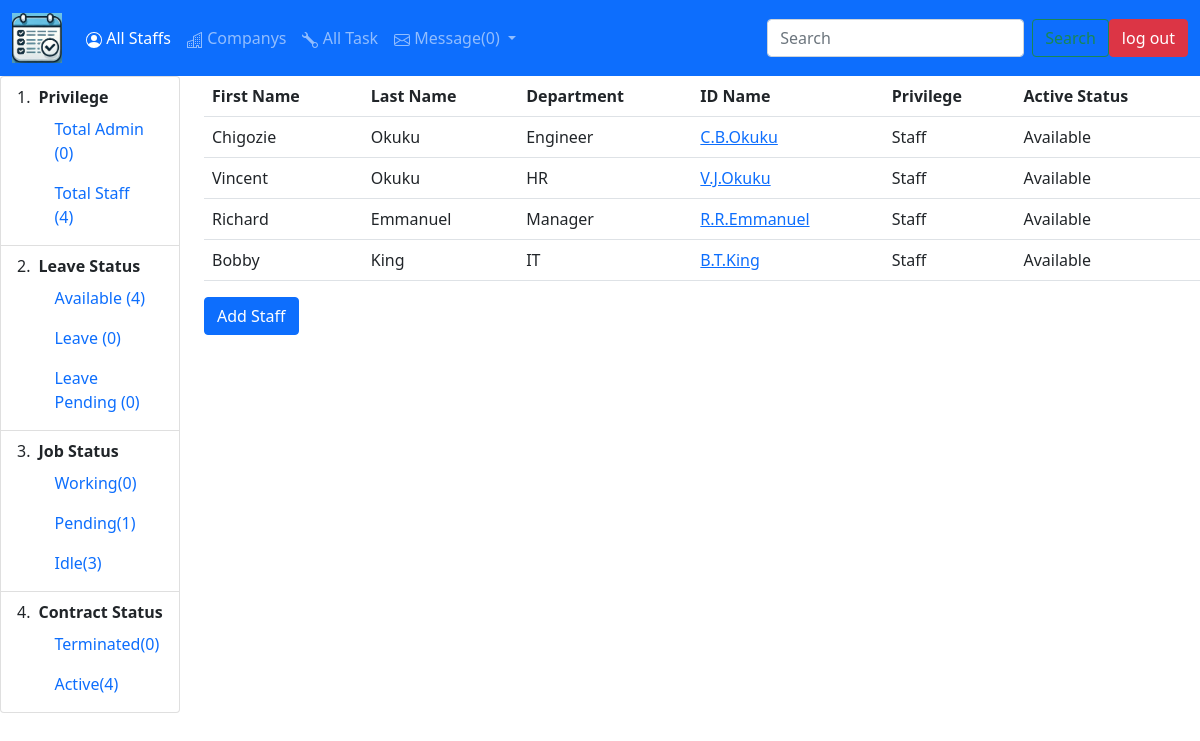
Page /all-staffs/None (signed in) on the committed database.
### main.py (models this page shows)
class User(db.Model, UserMixin):
    __tablename__ = 'users'
    id = db.Column(db.Integer, primary_key=True)
    email = db.Column(db.String(30), unique=True, nullable=False)
    position = db.Column(db.String(30),  nullable=False)
    privilege = db.Column(db.String(30),  nullable=False)
    first_name = db.Column(db.String(30),  nullable=False)
    middle_name = db.Column(db.String(30))
    last_name = db.Column(db.String(30),  nullable=False)
    id_name = db.Column(db.String(30),  nullable=False)
    picture = db.Column(db.String(30), default='profilepic.png')
    password = db.Column(db.String(30), nullable=False)
    calendar = relationship("Calendar", back_populates='staff', lazy='subquery')
    contract = db.Column(db.String(30), nullable=False)
    pending = db.Column(db.String(30))
    working = db.Column(db.String(30))
    reject = db.Column(db.String(30))
    comment = relationship("Comment", back_populates='author_name', lazy='subquery')

class Calendar(db.Model):
    __tablename__ = 'calendar'
    id = db.Column(db.Integer, primary_key=True)
    staff_id = db.Column(db.Integer, db.ForeignKey('users.id'))
    staff = relationship("User", back_populates='calendar', lazy='subquery')
    reason = db.Column(db.String(500))
    status = db.Column(db.String(30), nullable=False)
    start = db.Column(db.String(30))
    stop = db.Column(db.String(30))

### main.py (the view, shortened to what this page needs)
@app.route('/all-staffs/<category>', methods=['POST', 'GET'])
@login_required
@admin_only
def all_staffs(category):
    with app.app_context():
        data1 = db.session.query(User).filter(User.id != 1)
        for staff in data1:
            update = leave_calculator(staff)
            if update:
                db.session.add(update)
        db.session.commit()
        data1 = db.session.query(User).filter(User.id != 1)
    details = all_staff_stats(data1)
    if category != "None":
        data1 = details[category][0]
    return render_template('all_staffs.html', staffs=data1, webpage='staff', num_mail=mail_counter(), details=details)

### main.py (called while the page is built)
@login_manager.user_loader
def load_user(user_id):
    return db.get_or_404(User, user_id)

def mail_counter():
    messages = db.session.query(Messages).all()
    messages = [message for message in messages if message.receiver == current_user.id_name]
    messages = [message for message in messages if message.read is False]
    return len(messages)

def admin_only(funct):
    @wraps(funct)
    def decorated_function(*args, **kwargs):
        if current_user.privilege != 'Administrator':
            return abort(403, "You don't have access to URL")
        return funct(*args, **kwargs)
    return decorated_function

def leave_calculator(staff):
    if len(staff.calendar) > 0 and staff.calendar[-1].stop is not None:
        calendar = staff.calendar[-1]
        resume = datetime.strptime(calendar.stop, "%b %d, %Y %H %m")
        if calendar.status == 'Approved' and datetime.now() > resume:
            day = 6 - resume.weekday()
            if day in (1, 2):
                resume = resume + timedelta(days=day)
            else:
                resume = resume + timedelta(days=1)
            resume = datetime.strftime(resume, "%b %d, %Y %H %m")
            available_work = Calendar(staff=staff,
                                    start=resume,
                                    status='Available')
            return available_work
        else:
            return False
    else:
        return False

### templates/all_staffs.html (shortened to what this page needs)
{% extends 'header.html'%}
{% block content %}
<div class="row">
    <div class="col-2">
<ul class="list-group list-group-numbered">
  <li class="list-group-item d-flex justify-content-between align-items-start">
    <div class="ms-2 me-auto">
      <div class="fw-bold">Privilege</div>
      <a class="nav-link active" aria-current="page" href="{{url_for('all_staffs', category='ad')}}">Total Admin ({{details['ad'][1]}})</a>
    <a class="nav-link active" aria-current="page" href="{{url_for('all_staffs', category='st')}}">Total Staff ({{details['st'][1]}})</a>
    </div>
  </li>
  <li class="list-group-item d-flex justify-content-between align-items-start">
    <div class="ms-2 me-auto">
      <div class="fw-bold">Leave Status</div>
      <a class="nav-link active" aria-current="page" href="{{url_for('all_staffs', category='av')}}">Available ({{details['av'][1]}})</a>
    <a class="nav-link active" aria-current="page" href="{{url_for('all_staffs', category='lv')}}">Leave ({{details['lv'][1]}})</a>
    <a class="nav-link active" aria-current="page" href="{{url_for('all_staffs', category='lp')}}">Leave Pending ({{details['lp'][1]}})</a>
    </div>
  </li>
  <li class="list-group-item d-flex justify-content-between align-items-start">
    <div class="ms-2 me-auto">
      <div class="fw-bold">Job Status</div>
      <a class="nav-link active" aria-current="page" href="{{url_for('all_staffs', category='wk')}}"> Working({{details['wk'][1]}})</a>
    <a class="nav-link active" aria-current="page" href="{{url_for('all_staffs', category='wp')}}">Pending({{details['wp'][1]}})</a>
        <a class="nav-link active" aria-current="page" href="{{url_for('all_staffs', category='id')}}">Idle({{details['id'][1]}})</a>
    </div>
    <span class="badge text-bg-primary rounded-pill">14</span>
  </li>
    <li class="list-group-item d-flex justify-content-between align-items-start">
    <div class="ms-2 me-auto">
      <div class="fw-bold">Contract Status</div>
      <a class="nav-link active" aria-current="page" href="{{url_for('all_staffs', category='tm')}}"> Terminated({{details['tm'][1]}})</a>
    <a class="nav-link active" aria-current="page" href="{{url_for('all_staffs', category='ac')}}">Active({{details['ac'][1]}})</a>
    </div>
  </li>
</ul>
</div>
<div class="col-10">
<table class="table table-hover" >
    <tr>
      <th>First Name</th>
      <th>Last Name</th>
      <th>Department</th>
      <th>ID Name</th>
      <th>Privilege</th>
      <th>Active Status</th>
        </tr>
        {% for details in staffs %}
        <tr>
            <td>{{details.first_name}}</td>
            <td>{{details.last_name}}</td>
            <td>{{details.position}}</td>
            <td><a href="{{url_for('staffprofile', staff=details.id)}}">{{details.id_name}}</a></td>
            <td>{{details.privilege}}</td>
            {% if details.calendar|length > 0 %}
                <td>{{details.calendar[-1].status}}</td>
            {% else %}
              <td>Available</td>
            {% endif %}
        </tr>
        {% endfor %}
  </table>
    <div class="dropdown-content">
        <div class='col-2'>
            <a href="{{url_for('addUser')}}"><button type="button" class="btn btn-primary">Add Staff</button></a>
        </div>
    </div>
 </div>
</div>
{% endblock %}

### templates/header.html (shortened to what this page needs)
<!DOCTYPE html>
<html lang="en">
<head>
    <link href="https://cdn.jsdelivr.net/npm/bootstrap@5.0.2/dist/css/bootstrap.min.css" rel="stylesheet">
    <link href="https://cdn.jsdelivr.net/npm/select2@4.1.0/dist/css/select2.min.css" rel="stylesheet" />
</head>
<body>
<nav class="navbar navbar-expand-lg navbar-dark bg-primary">
  <div class="container-fluid">
    <a class="navbar-brand" href="#"><img src="{{url_for('static', filename='task.jpg')}}" alt="logo" width="50" height="50"></a>
    <div class="collapse navbar-collapse" id="navbarSupportedContent">
      <ul class="navbar-nav me-auto mb-2 mb-lg-0">
        {% if current_user.is_authenticated == False %}
         <li class="nav-item">
            <a class="nav-link active" aria-current="page" href="">Welcome</a>
          </li>
        {% else %}
            {% if current_user.privilege == "Administrator" %}
              <li class="nav-item">
                <a class="nav-link active" aria-current="page" href="{{url_for('all_staffs', category='None')}}">
                    All Staffs
                </a>
          </li>
              <li class="nav-item">
                <a class="nav-link" href="{{url_for('companyList')}}">
                    Companys
                </a>
          </li>
              <li class="nav-item">
                <a class="nav-link" href="{{url_for('task_list', company='all-task', status='None')}}">
                     All Task
                </a>
        </li>
            {% endif %}
            <li class="nav-item dropdown">
          <a class="nav-link dropdown-toggle" href="#" id="navbarDropdown" role="button" data-bs-toggle="dropdown" aria-expanded="false">
 Message({{num_mail}})
          </a>
        </li>
      </ul>
        {% if webpage == 'company' %}
      <form class="d-flex" action="{{url_for('companyList')}}" method="post"  >
        <input class="form-control me-2" type="search" placeholder="Search" name="search_query" aria-label="Search">
        <button class="btn btn-outline-success" type="submit">Search</button>
      </form>
        {% elif webpage == 'staff' %}
      <form class="d-flex" action="{{url_for('all_staffs', category='None')}}" method="post"  >
        <input class="form-control me-2" type="search" placeholder="Search" name="search_query" aria-label="Search">
        <button class="btn btn-outline-success" type="submit">Search</button>
      </form>
        {% elif webpage == 'task' %}
      <form class="d-flex" action="{{url_for('task_list', company='all-task', status='None')}}" method="post"  >
        <input class="form-control me-2" type="search" placeholder="Search" name="search_query" aria-label="Search">
        <button class="btn btn-outline-success" type="submit">Search</button>
      </form>
        {% elif webpage == 'inbox' %}
      <form class="d-flex" action="{{url_for('inbox')}}" method="post"  >
        <input class="form-control me-2" type="search" placeholder="Search" name="search_query" aria-label="Search">
        <button class="btn btn-outline-success" type="submit">Search</button>
      </form>
        {% elif webpage == 'outbox' %}
      <form class="d-flex" action="{{url_for('outbox')}}" method="post"  >
        <input class="form-control me-2" type="search" placeholder="Search" name="search_query" aria-label="Search">
        <button class="btn btn-outline-success" type="submit">Search</button>
      </form>
        {% elif webpage == 'taskboard' %}
      <form class="d-flex" action="{{url_for('taskboard', status=status)}}" method="post"  >
        <input class="form-control me-2" type="search" placeholder="Search" name="search_query" aria-label="Search">
        <button class="btn btn-outline-success" type="submit">Search</button>
      </form>
        {% endif %}
        {% endif %}
      <a href="{{url_for('user_logout')}}"><button type="button" class="btn btn-danger">log out</button></a>
    </div>
  </div>
</nav>
        {% block content %}
        {% endblock %}
</body>
</html>

### rows in the picture
User: first_name "Chigozie", last_name "Okuku", position "Engineer", id_name "C.B.Okuku", privilege "Staff", status "Available"
User: first_name "Vincent", last_name "Okuku", position "HR", id_name "V.J.Okuku", privilege "Staff", status "Available"
User: first_name "Richard", last_name "Emmanuel", position "Manager", id_name "R.R.Emmanuel", privilege "Staff", status "Available"
User: first_name "Bobby", last_name "King", position "IT", id_name "B.T.King", privilege "Staff", status "Available"

### other values in the picture
{{ num_mail }} "0"
{{ details['ad'][1] }} "0"
{{ details['st'][1] }} "4"
{{ details['av'][1] }} "4"
{{ details['lv'][1] }} "0"
{{ details['lp'][1] }} "0"
{{ details['wk'][1] }} "0"
{{ details['wp'][1] }} "1"
{{ details['id'][1] }} "3"
{{ details['tm'][1] }} "0"
{{ details['ac'][1] }} "4"
